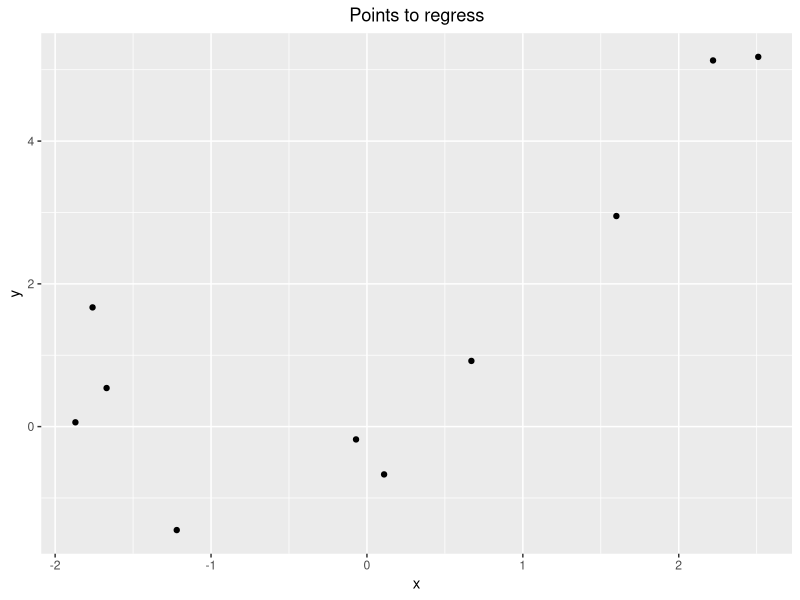
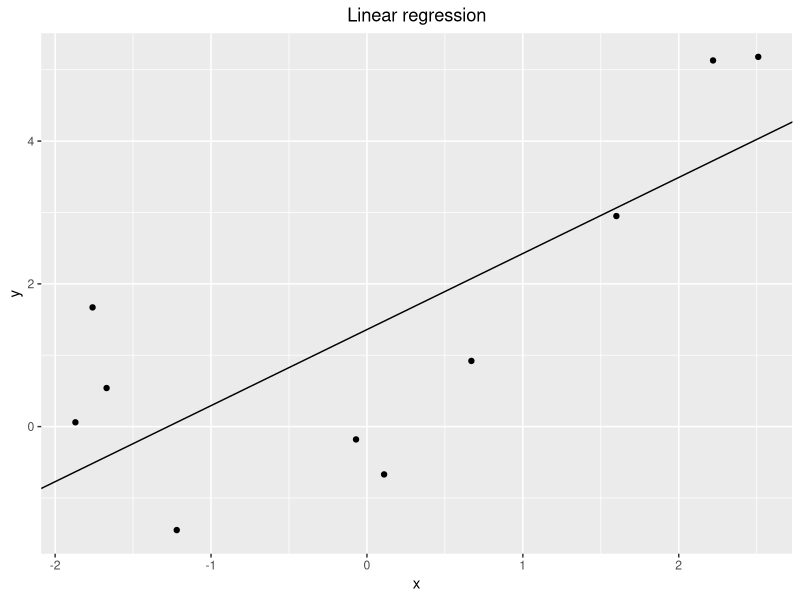
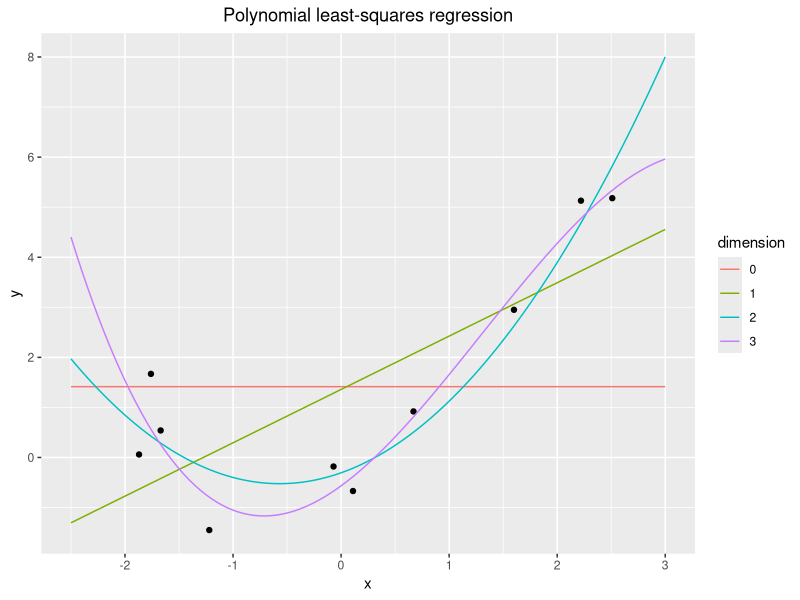
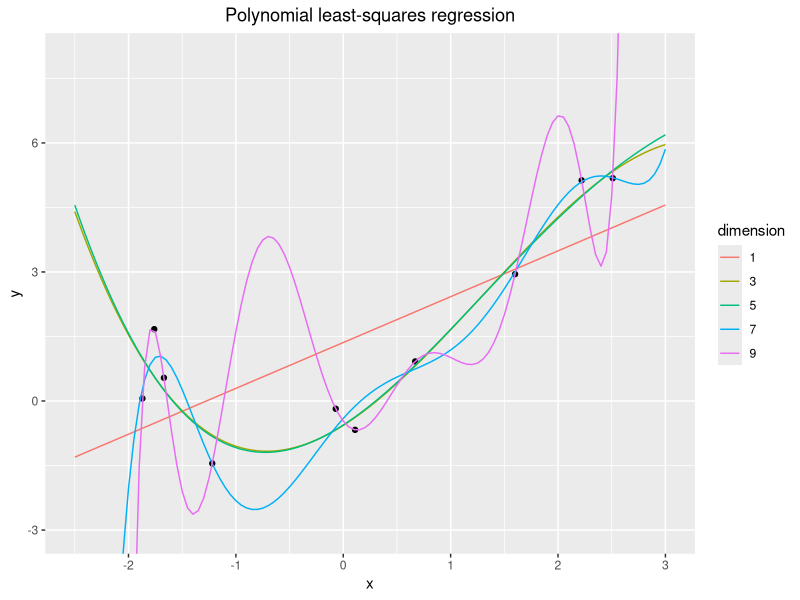

These charts were generated, in order, by the following R code:
## ---- chunk 1
knitr::opts_chunk$set(echo = TRUE)
## ---- chunk 2
library(ggplot2)
center_title = theme(plot.title = element_text(hjust = 0.5))
x = c(-1.87, -1.76, -1.67, -1.22, -0.07, 0.11, 0.67, 1.60, 2.22, 2.51)
y = c(0.06, 1.67, 0.54, -1.45, -0.18, -0.67, 0.92, 2.95, 5.13, 5.18)
ggplot(data.frame(x = x, y = y), aes(x=x, y=y)) + geom_point() +
  labs(title = "Points to regress") + center_title
## ---- chunk 3
x_matrix = cbind(rep(1, 10), x)
x_matrix
y_matrix = as.matrix(y)
y_matrix
## ---- chunk 4
beta = solve(t(x_matrix) %*% x_matrix) %*% t(x_matrix) %*% y_matrix
beta
## ---- chunk 5
ggplot(data.frame(x = x, y = y), aes(x=x, y=y)) + geom_point() +
  labs(title = "Linear regression") + center_title +
  geom_abline(slope = beta[2], intercept = beta[1])
## ---- chunk 6
x_matrix = NULL
y_matrix = as.matrix(y)
x_curve = seq(-2.5, 3, 0.05)
y_data = NULL
for(i in 1:10) {
  x_matrix = cbind(x_matrix, x^(i-1))
  beta = solve(t(x_matrix) %*% x_matrix) %*% t(x_matrix) %*% y_matrix
  y_curve = rep(0, length(x_curve))
  for(j in 1:i) {
    y_curve = y_curve + beta[j]*x_curve^(j-1)
  }
  y_data = rbind(y_data, data.frame(x=x_curve, y=y_curve, d=(i-1)))
}
## ---- chunk 7
round(x_matrix, digits=2)
## ---- chunk 8
head(y_data[y_data$d == 2,])
## ---- chunk 9
ggplot() + 
  geom_point(data=data.frame(x = x, y = y), aes(x=x, y=y)) +
  geom_line(data=y_data[y_data$d < 4,],
            aes(x=x, y=y, color=factor(d), group=factor(d))) +
  labs(title = "Polynomial least-squares regression", color="dimension") +
  center_title
ggplot() + 
  geom_point(data=data.frame(x = x, y = y), aes(x=x, y=y)) +
  geom_line(data=y_data[y_data$d %% 2 == 1,],
            aes(x=x, y=y, color=factor(d), group=factor(d))) +
  labs(title = "Polynomial least-squares regression", color="dimension") +
  center_title +
  coord_cartesian(ylim = c(-3, 8))
